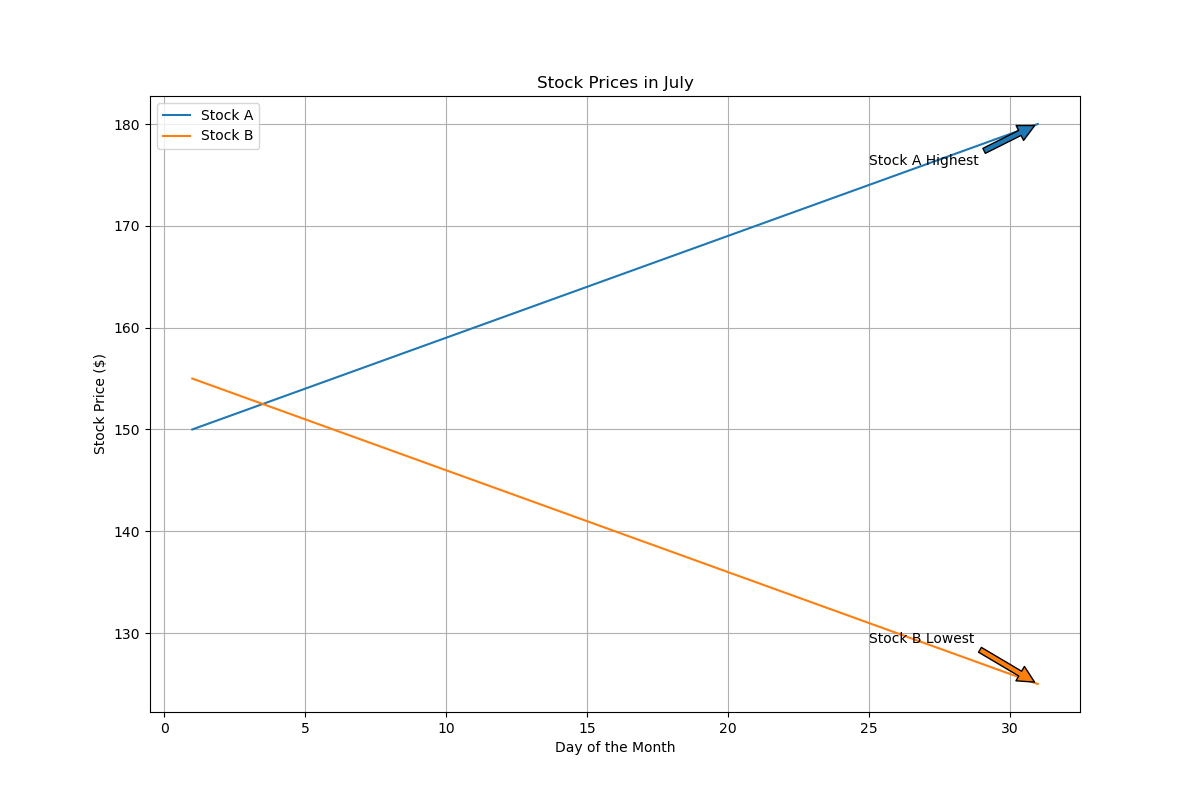

Reproduce this figure in Python.

import matplotlib.pyplot as plt

# Data points
days = [i for i in range(1, 32)]
stock_a = [150, 151, 152, 153, 154, 155, 156, 157, 158, 159, 160, 161, 162, 163, 164, 165, 166, 167, 168, 169, 170, 171, 172, 173, 174, 175, 176, 177, 178, 179, 180]
stock_b = [155, 154, 153, 152, 151, 150, 149, 148, 147, 146, 145, 144, 143, 142, 141, 140, 139, 138, 137, 136, 135, 134, 133, 132, 131, 130, 129, 128, 127, 126, 125]

# Creating plot
plt.figure(figsize=(12, 8))
plt.plot(days, stock_a, color='#1F77B4', label='Stock A')  # blue
plt.plot(days, stock_b, color='#FF7F0E', label='Stock B')  # orange

# Adding a title and labels to the axes
plt.title('Stock Prices in July')
plt.xlabel('Day of the Month')
plt.ylabel('Stock Price ($)')

# Add annotations for maximum and minimum prices of both stocks
plt.annotate('Stock A Highest', xy=(31, stock_a[-1]), xytext=(25, stock_a[-5]),
             arrowprops=dict(facecolor='#1F77B4', shrink=0.05))

plt.annotate('Stock B Lowest', xy=(31, stock_b[-1]), xytext=(25, stock_b[-5]),
             arrowprops=dict(facecolor='#FF7F0E', shrink=0.05))

# Show grid and legend
plt.grid(True)
plt.legend(loc='upper left')

# Show the plot
plt.show()
